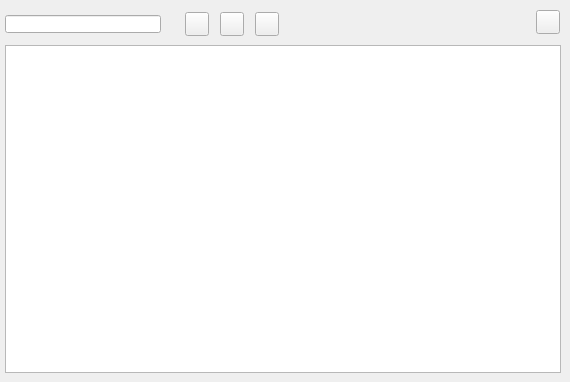
    <widget class="QWidget" name="element">
     <attribute name="title">
      <string>Element</string>
     </attribute>
     <widget class="QTableView" name="tbl_element">
      <property name="geometry">
       <rect>
        <x>5</x>
        <y>45</y>
        <width>556</width>
        <height>328</height>
       </rect>
      </property>
      <property name="sortingEnabled">
       <bool>true</bool>
      </property>
     </widget>
     <widget class="QPushButton" name="open_element">
      <property name="geometry">
       <rect>
        <x>536</x>
        <y>10</y>
        <width>24</width>
        <height>24</height>
       </rect>
      </property>
      <property name="text">
       <string/>
      </property>
      <property name="icon">
       <iconset>
        <normaloff>../icons/134b.png</normaloff>../icons/134b.png</iconset>
      </property>
      <property name="iconSize">
       <size>
        <width>22</width>
        <height>22</height>
       </size>
      </property>
     </widget>
     <widget class="QPushButton" name="btn_insert">
      <property name="geometry">
       <rect>
        <x>185</x>
        <y>12</y>
        <width>24</width>
        <height>24</height>
       </rect>
      </property>
      <property name="text">
       <string/>
      </property>
      <property name="icon">
       <iconset>
        <normaloff>../icons/111b.png</normaloff>../icons/111b.png</iconset>
      </property>
      <property name="iconSize">
       <size>
        <width>22</width>
        <height>22</height>
       </size>
      </property>
     </widget>
     <widget class="QLineEdit" name="element_id">
      <property name="geometry">
       <rect>
        <x>5</x>
        <y>15</y>
        <width>156</width>
        <height>18</height>
       </rect>
      </property>
     </widget>
     <widget class="QPushButton" name="btn_delete">
      <property name="geometry">
       <rect>
        <x>220</x>
        <y>12</y>
        <width>24</width>
        <height>24</height>
       </rect>
      </property>
      <property name="text">
       <string/>
      </property>
      <property name="icon">
       <iconset>
        <normaloff>../icons/112b.png</normaloff>../icons/112b.png</iconset>
      </property>
      <property name="iconSize">
       <size>
        <width>22</width>
        <height>22</height>
       </size>
      </property>
     </widget>
     <widget class="QPushButton" name="new_element">
      <property name="geometry">
       <rect>
        <x>255</x>
        <y>12</y>
        <width>24</width>
        <height>24</height>
       </rect>
      </property>
      <property name="text">
       <string/>
      </property>
      <property name="icon">
       <iconset>
        <normaloff>../icons/131b.png</normaloff>../icons/131b.png</iconset>
      </property>
      <property name="iconSize">
       <size>
        <width>22</width>
        <height>22</height>
       </size>
      </property>
     </widget>
    </widget>
